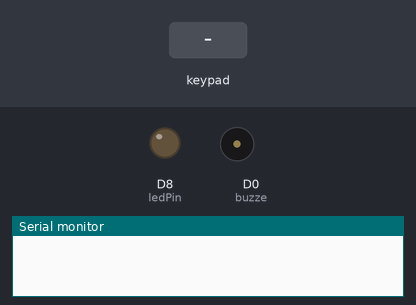
The sketch below on a simulated ESP8266 (NodeMCU). Parts: output pins drawn as LEDs (lit = HIGH), buzzer (waves = sounding), the last lines printed to the serial monitor. Dashed ring = blinking. The inputs (shaded band) are chosen by the test bench.

Above: at 1.2 s.
1.3 s: keypad keys 1 4 1 2 1 3 pressed 0.4 s apart
At 1.75 s:
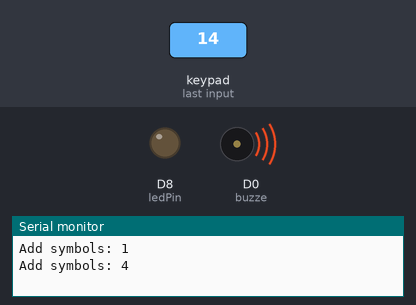
5.2 s: key '#' pressed
At 6.0 s:
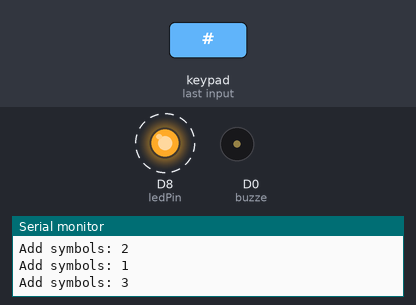
8.2 s: keypad keys 1 3 9 7 2 2 # pressed 0.4 s apart
At 11.2 s:
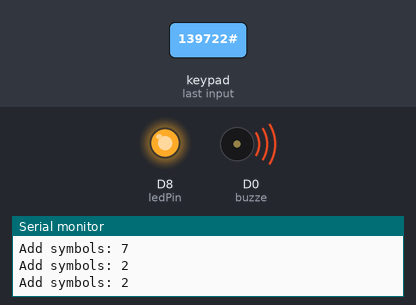
12.5 s: key '*' pressed
At 12.5 s:
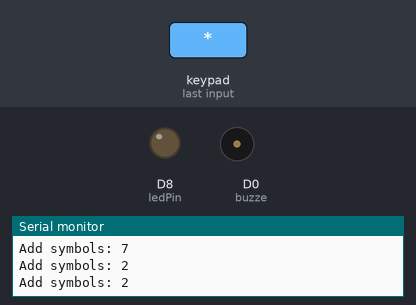
Timing chart, 0 to 15.0 s (numbered marks = the images above; inputs shaded):
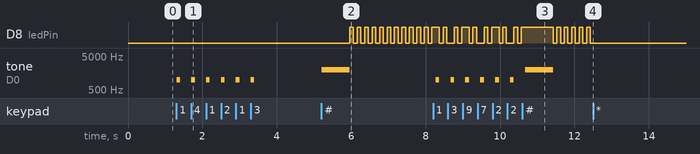

Measured:
- after the input at 1.3 s, tone on D0 (buzze): alternates 1000 Hz for 0.10 s and silent for 0.30 s, 12 changes in all, then stays silent, starting at once
- after the input at 5.2 s, D8 (ledPin): alternates HIGH for 0.10 s and LOW for 0.10 s, starting after 0.76 s; tone on D0 (buzze): silent → 2000 Hz at once, → silent 0.75 s later
- after the input at 8.2 s, tone on D0 (buzze): plays 1000 Hz for 0.10 s, 1000 Hz for 0.10 s, 1000 Hz for 0.10 s, 1000 Hz for 0.10 s, 1000 Hz for 0.10 s, 1000 Hz for 0.10 s … (7 notes in this stretch), starting after 0.07 s
- after the input at 12.5 s, D8 (ledPin): stops changing and stays LOW

The sketch:

PinPass.ino
```cpp
//Ðàáîòà ñ öèôåðáëàòîì è ïàðîëåì
#include <Keypad.h>

 //digitalWrite(LED_BUILTIN, HIGH);
 //pinMode(LED_BUILTIN, OUTPUT);
const byte ROWS = 4; //four rows
const byte COLS = 3; //three columns
char keys[ROWS][COLS] = {
	{'1','2','3'},
	{'4','5','6'},
	{'7','8','9'},
	{'*','0','#'}
};

byte rowPins[ROWS] = { D1, D2, D3, D4 }; // ñþäà ðÿäû
byte colPins[COLS] = { 14, 12, 13 }; // ñþäà ñòîëáöû

Keypad keypad = Keypad(makeKeymap(keys), rowPins, colPins, ROWS, COLS);
byte ledPin = D8;
byte buzze = D0;

boolean blink = false;
boolean ledPin_state;
const String pass = "1829921230";
String stringPasswd = "";
bool SuccessPass = false;

void setup() {
	Serial.begin(9600);
	pinMode(ledPin, OUTPUT);              // Sets the digital pin as output.
	pinMode(buzze, OUTPUT);
	digitalWrite(ledPin, LOW);           // Turn the LED on.
	ledPin_state = digitalRead(ledPin);   // Store initial LED state. HIGH when LED is on.
	keypad.addEventListener(keypadEvent); // Add an event listener for this keypad
}

void loop() {
	char key = keypad.getKey();

	if (blink) {
		digitalWrite(ledPin, !digitalRead(ledPin));    // Change the ledPin from Hi2Lo or Lo2Hi.
		delay(100);
	}
}

// Taking care of some special events.
void keypadEvent(KeypadEvent key) {
	switch (keypad.getState()) {
	case PRESSED:
		if (key == '#') {
			if (stringPasswd == pass) {
				digitalWrite(ledPin, !digitalRead(ledPin));
				ledPin_state = digitalRead(ledPin);        // Remember LED state, lit or unlit.
			}
			else {
				blink = true;
				tone(buzze, 2000);
				delay(750);
				noTone(buzze);
			}
		}
		else if (key == '*') {
			blink = false;
			ledPin_state = false;
			// Åñëè íàæàòà êëàâèøà *, î÷èùàåì ñòðîêó
			Serial.println("Clear pass " + stringPasswd);
			stringPasswd = "";

		}
		else {
			tone(buzze, 1000);
			// Äîáàâëÿåì ñèìâîë ê ñòðîêå
			stringPasswd += key;
			Serial.println("Add symbols: " + String(key));
			delay(100);        // ...for 1 sec
			noTone(buzze);     // Stop sound...
		}
		break;

	case RELEASED:
		if (key == '*') {
			digitalWrite(ledPin, ledPin_state);    // Restore LED state from before it started blinking.
			blink = false;
		}
		break;
	case HOLD:
		if (key == '*') {
			blink = true;    // Blink the LED when holding the * key.
		}
		break;
	}
}
```
